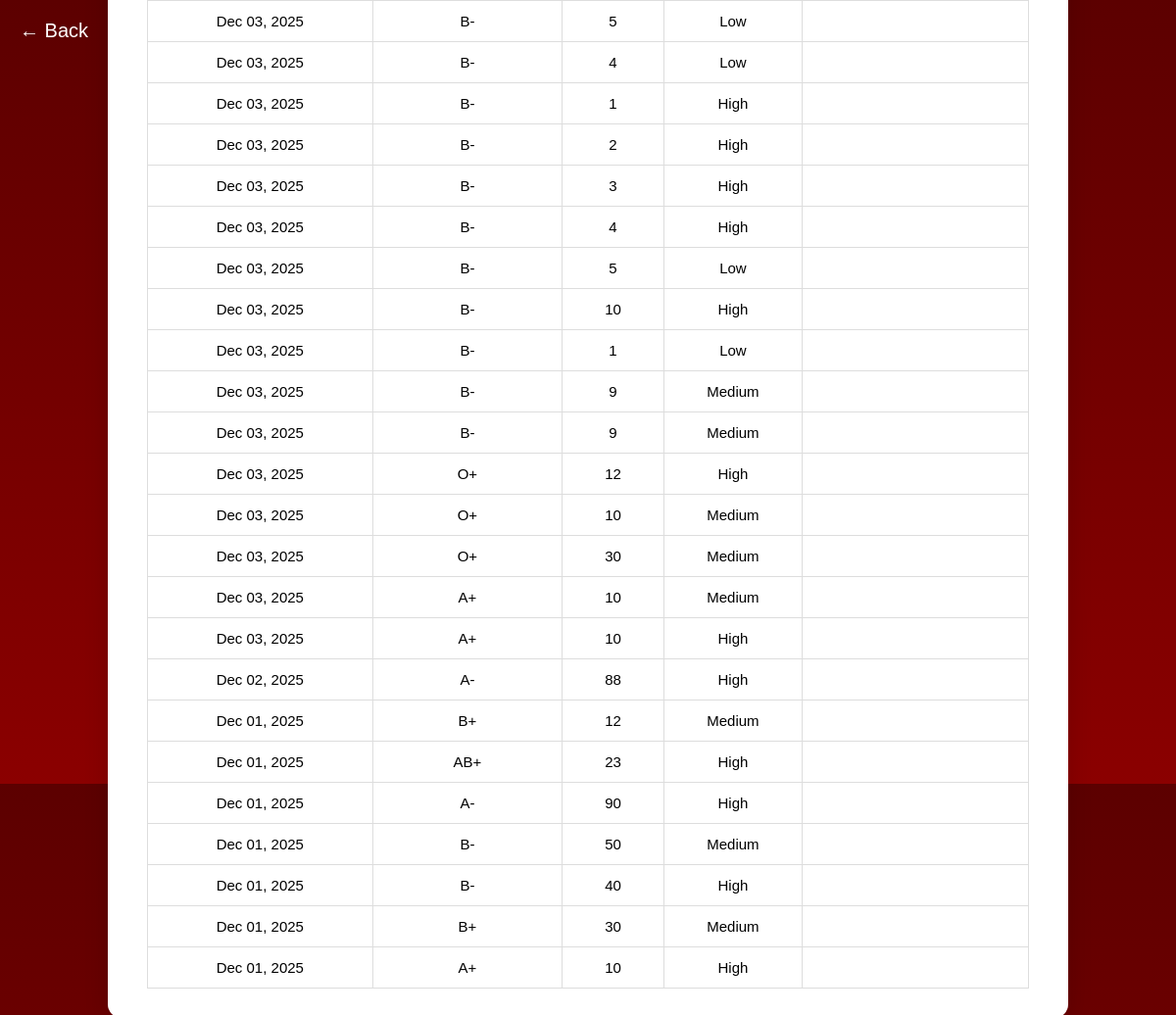
Page /recipient/received_history/ (signed in) on the committed database.
### blood_bank_app/models.py (models this page shows, shortened)
class RecipientBloodRequest(models.Model):
    BLOOD_GROUP_CHOICES = [
        ('A+', 'A+'), ('A-', 'A-'),
        ('B+', 'B+'), ('B-', 'B-'),
        ('AB+', 'AB+'), ('AB-', 'AB-'),
        ('O+', 'O+'), ('O-', 'O-'),
    ]
    URGENCY_LEVEL_CHOICES = [
        ('High', 'High'),
        ('Medium', 'Medium'),
        ('Low', 'Low'),
    ]
    STATUS_CHOICES = [
        ('Pending', 'Pending'),
        ('Approved', 'Approved'),
        ('Rejected', 'Rejected'),
        ('Completed', 'Completed'),
        ('Expired', 'Expired'),
    ]
    recipient = models.ForeignKey(User, on_delete=models.CASCADE)
    blood_group = models.CharField(max_length=3, choices=BLOOD_GROUP_CHOICES)
    units = models.PositiveIntegerField()
    required_date = models.DateField()
    urgency = models.CharField(max_length=10, choices=URGENCY_LEVEL_CHOICES)
    status = models.CharField(max_length=20, choices=STATUS_CHOICES, default='Pending')
    created_at = models.DateTimeField(auto_now_add=True)
    completed_date = models.DateField(null=True, blank=True)

### blood_bank_app/views.py (the view)
# urls.py: path('recipient/received_history/', views.received_history, name='received_history'),
@login_required
def received_history(request):
    today = date.today()
    approved_requests = RecipientBloodRequest.objects.filter(
        recipient=request.user,
        status='Approved',
        required_date__lte=today
    )
    for req in approved_requests:
        req.status = 'Completed'
        req.completed_date = today  # Save completed date
        req.save()
    completed_requests = RecipientBloodRequest.objects.filter(
        recipient=request.user,
        status='Completed'
    ).order_by('-created_at')
    return render(request, 'recipient/received_history.html', {
        "recipient_completed_requests": completed_requests
    })

### blood_bank_app/templates/recipient/received_history.html (shortened to what this page needs)
{% extends "master.html" %}
{% load static %}
{% block content %}
<a href="javascript:history.back()" class="back-arrow">&#8592; Back</a>
<div class="notification-page">
    <div class="notification-container">
        {% if recipient_completed_requests %}
            <table class="request-table">
                <tbody>
                    {% for r in recipient_completed_requests %}
                        <tr>
                            <td>{{ r.created_at|date:"M d, Y" }}</td>
                            <td>{{ r.blood_group }}</td>
                            <td>{{ r.units }}</td>
                            <td>{{ r.urgency }}</td>
                            <td>{{ r.completed_date|date:"M d, Y" }}</td>
                        </tr>
                    {% endfor %}
                </tbody>
            </table>
        {% else %}
            <p class="no-notifications">No completed requests found.</p>
        {% endif %}
    </div>
</div>
{% endblock %}

### blood_bank_app/static/css/blood_bank.css (style rules this page uses)
body { display: flex; flex-direction: column; justify-content: center; align-items: center; height: 100vh; margin: 0; background-color:#FAFAFA; }

### blood_bank_app/templates/recipient/received_history.html (style rules this page uses)
html, body { margin: 0 !important; padding: 0 !important; min-height: 100vh !important; background: linear-gradient(180deg, #5c0000 0%, #8b0000 100%); font-family: "Poppins", sans-serif; }
.back-arrow { position: fixed; top: 20px; left: 20px; font-size: 20px; color: #fff; text-decoration: none; font-weight: 500; transition: color 0.3s ease; z-index: 9999; }
.notification-page { width: 100%; display: flex; justify-content: center; align-items: flex-start; padding-top: 10px; }
.notification-container { width: 90%; max-width: 900px; background: #fff; padding: 30px 40px; border-radius: 14px; box-shadow: 0 4px 25px rgba(0, 0, 0, 0.15); margin: 20px auto; text-align: center; }
.request-table { width: 100%; border-collapse: collapse; margin-top: 20px; }
.request-table th, .request-table td { border: 1px solid #ddd; padding: 12px; text-align: center; font-size: 15px; }

### rows in the picture
RecipientBloodRequest: created_at "Dec 03, 2025", blood_group "B-", units "5", urgency "Low"
RecipientBloodRequest: created_at "Dec 03, 2025", blood_group "B-", units "4", urgency "Low"
RecipientBloodRequest: created_at "Dec 03, 2025", blood_group "B-", units "1", urgency "High"
RecipientBloodRequest: created_at "Dec 03, 2025", blood_group "B-", units "2", urgency "High"
RecipientBloodRequest: created_at "Dec 03, 2025", blood_group "B-", units "3", urgency "High"
RecipientBloodRequest: created_at "Dec 03, 2025", blood_group "B-", units "4", urgency "High"
RecipientBloodRequest: created_at "Dec 03, 2025", blood_group "B-", units "5", urgency "Low"
RecipientBloodRequest: created_at "Dec 03, 2025", blood_group "B-", units "10", urgency "High"
RecipientBloodRequest: created_at "Dec 03, 2025", blood_group "B-", units "1", urgency "Low"
RecipientBloodRequest: created_at "Dec 03, 2025", blood_group "B-", units "9", urgency "Medium"
RecipientBloodRequest: created_at "Dec 03, 2025", blood_group "B-", units "9", urgency "Medium"
RecipientBloodRequest: created_at "Dec 03, 2025", blood_group "O+", units "12", urgency "High"
RecipientBloodRequest: created_at "Dec 03, 2025", blood_group "O+", units "10", urgency "Medium"
RecipientBloodRequest: created_at "Dec 03, 2025", blood_group "O+", units "30", urgency "Medium"
RecipientBloodRequest: created_at "Dec 03, 2025", blood_group "A+", units "10", urgency "Medium"
RecipientBloodRequest: created_at "Dec 03, 2025", blood_group "A+", units "10", urgency "High"
RecipientBloodRequest: created_at "Dec 02, 2025", blood_group "A-", units "88", urgency "High"
RecipientBloodRequest: created_at "Dec 01, 2025", blood_group "B+", units "12", urgency "Medium"
RecipientBloodRequest: created_at "Dec 01, 2025", blood_group "AB+", units "23", urgency "High"
RecipientBloodRequest: created_at "Dec 01, 2025", blood_group "A-", units "90", urgency "High"
RecipientBloodRequest: created_at "Dec 01, 2025", blood_group "B-", units "50", urgency "Medium"
RecipientBloodRequest: created_at "Dec 01, 2025", blood_group "B-", units "40", urgency "High"
RecipientBloodRequest: created_at "Dec 01, 2025", blood_group "B+", units "30", urgency "Medium"
RecipientBloodRequest: created_at "Dec 01, 2025", blood_group "A+", units "10", urgency "High"
